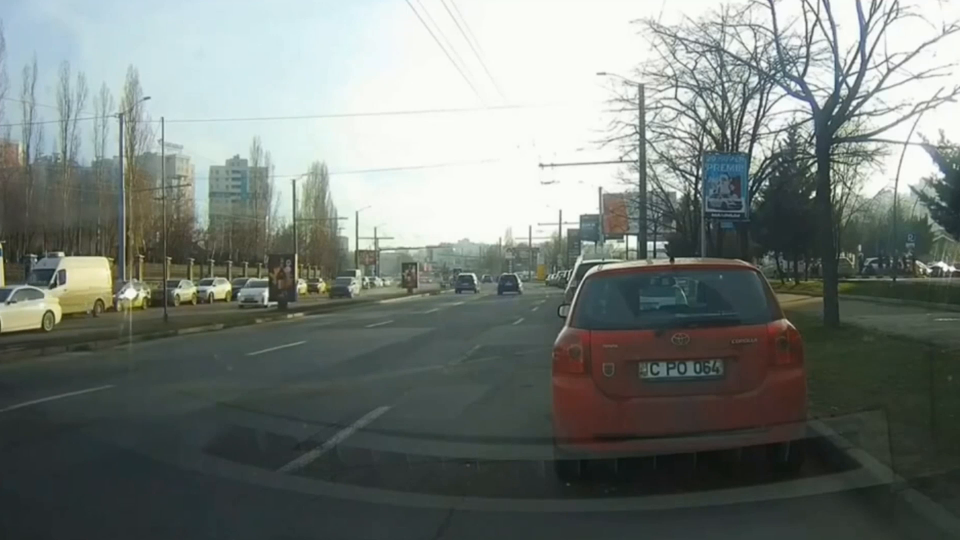
#> input picture frame 8 of IZ1/Car_1.mp4, 1920 x 1080 px (shown at 1/2 size)
$ python MedianFlow.py
#> lines starting #> are read from the running program, lines starting #| are printed output that depends on the picture
import sys
import time
import numpy as np

import cv2

# Функция, рисующая прямоугольник на изображении с координатами (x0, y0) и (x1, y1), цветом (0, 175, 0) и толщиной 2 px
def draw(vis,x0,y0,x1,y1):
        cv2.rectangle(vis, (x0, y0), (x1, y1), (0, 175, 0), 2)
        return True

class MedianFlowTracker(object):
    # Метод с параметрами для метода Lucas-Kanade (LK), использующийся для оптического потока
    # [87 lines left out: functions __init__, track, not called in this run]

video = cv2.VideoCapture("Car_1.mp4")
start_time = time.time()
def run():
        prev, curr = None, None
        ret, frame = video.read()
#> frame is the input picture: shape (1080, 1920, 3); mean B, G, R 120.2, 125, 117.6
        frame = cv2.resize(frame, (1250, 900))
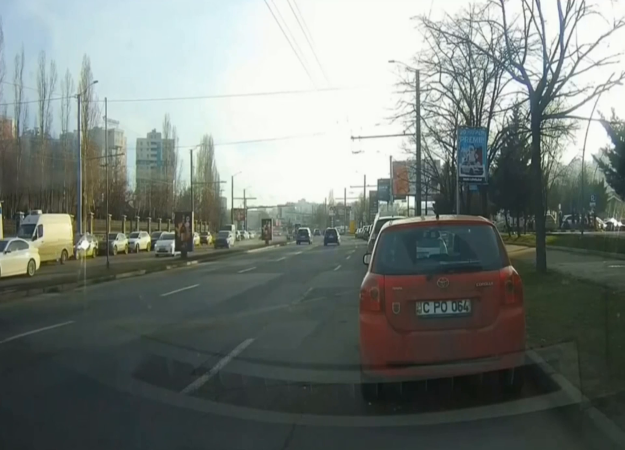
#> frame: shape (900, 1250, 3) (shown at 1/2 size); mean B, G, R 120.2, 124.9, 117.6

        frame_height, frame_width = frame.shape[:2]
#> frame_height = 900; frame_width = 1250
        frame = cv2.resize(frame, [frame_width//2, frame_height//2])
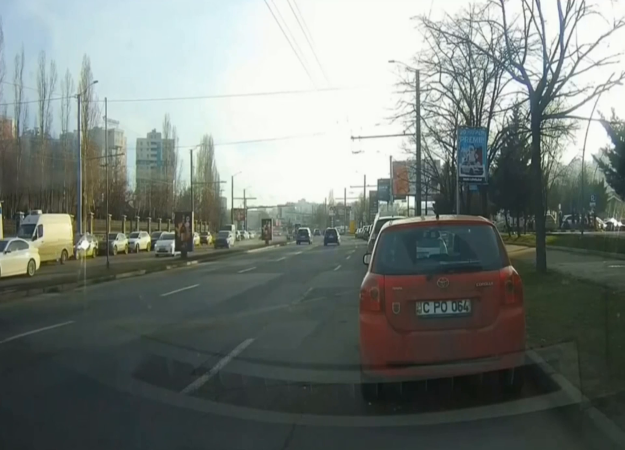
#> frame: shape (450, 625, 3); mean B, G, R 120.3, 125, 117.7
        output = cv2.VideoWriter('Car_1.mp4' +'.avi',
                         cv2.VideoWriter_fourcc(*'XVID'), 60.0,
                         (frame_width//2, frame_height//2), True)
        if not ret:
            raise IOError('Не могу прочитать кадр')
#> (the run stopped early here; a loop or call above may not have finished)

$ run again, starting later in the video
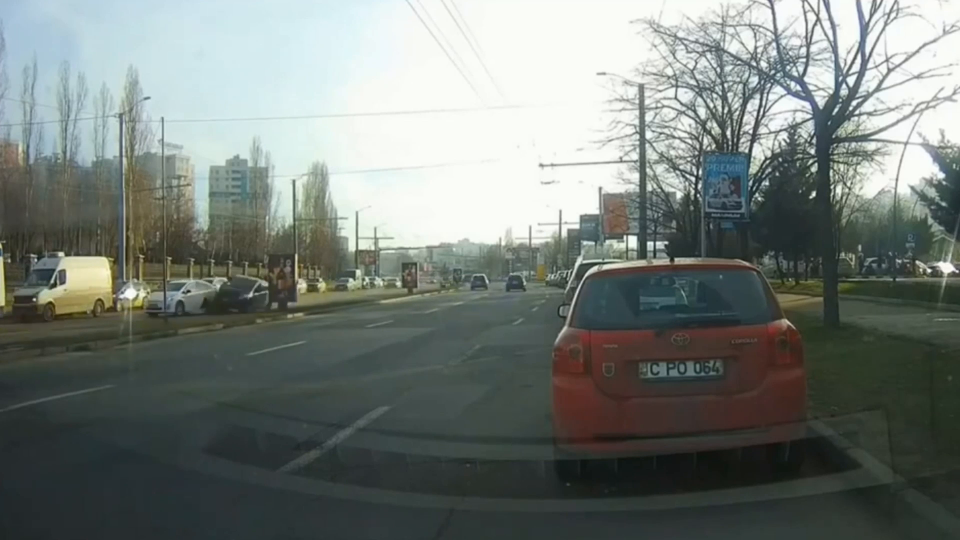
#> input picture frame 39 of IZ1/Car_1.mp4, 1920 x 1080 px (shown at 1/2 size)
#> in run, frame is the input picture: shape (1080, 1920, 3); mean B, G, R 120, 124.6, 117.3
#> in run, `frame = cv2.resize(frame, (1250, 900))`:
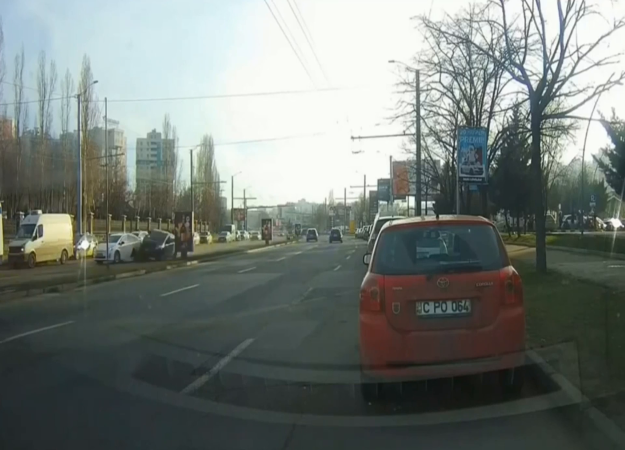
#> frame: shape (900, 1250, 3) (shown at 1/2 size); mean B, G, R 119.9, 124.5, 117.2
#> in run, `frame = cv2.resize(frame, [frame_width//2, frame_height//2])`:
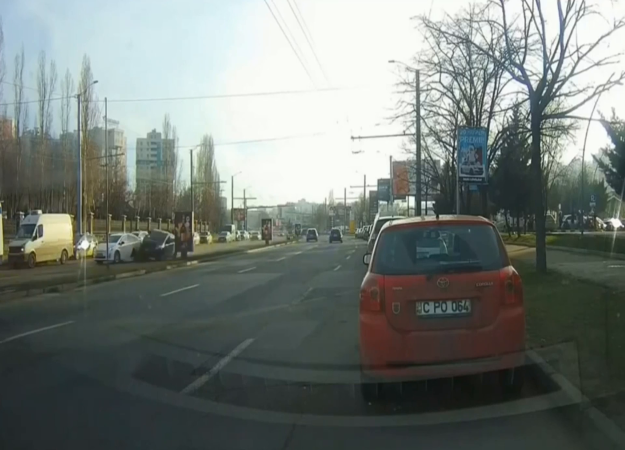
#> frame: shape (450, 625, 3); mean B, G, R 120, 124.6, 117.4

$ run again, starting later in the video
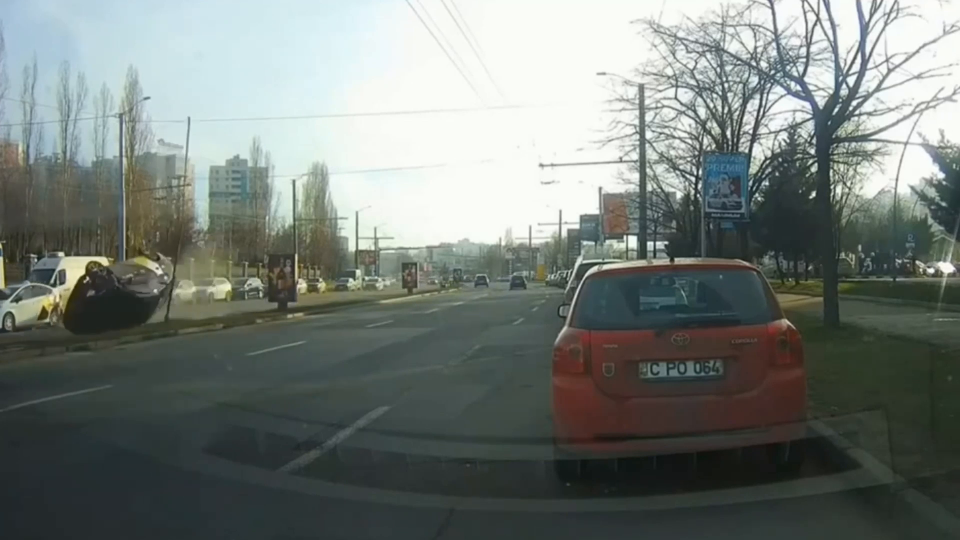
#> input picture frame 70 of IZ1/Car_1.mp4, 1920 x 1080 px (shown at 1/2 size)
#> in run, frame is the input picture: shape (1080, 1920, 3); mean B, G, R 120, 124.5, 117.2
#> in run, `frame = cv2.resize(frame, (1250, 900))`:
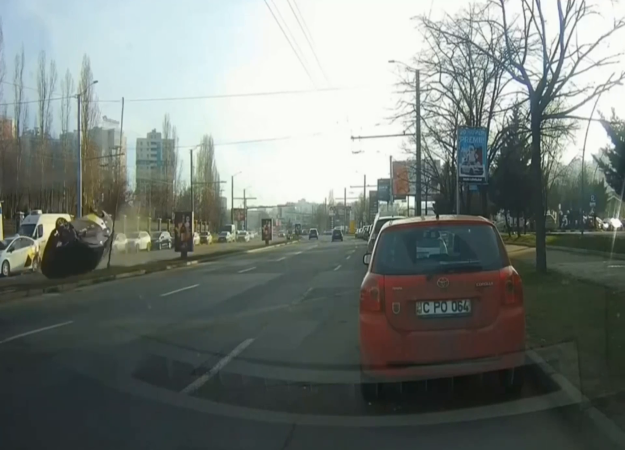
#> frame: shape (900, 1250, 3) (shown at 1/2 size); mean B, G, R 119.9, 124.4, 117.2
#> in run, `frame = cv2.resize(frame, [frame_width//2, frame_height//2])`:
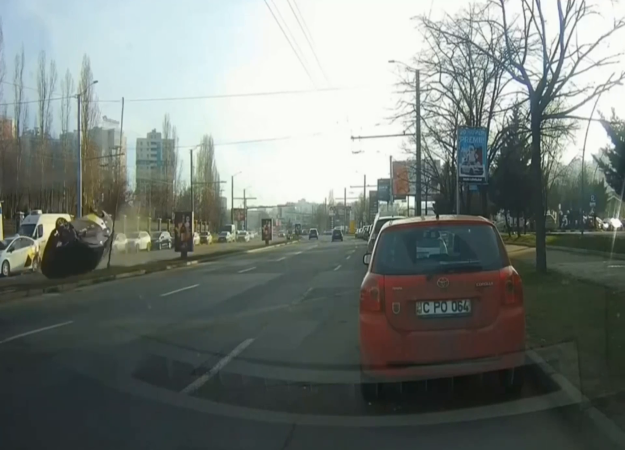
#> frame: shape (450, 625, 3); mean B, G, R 120.1, 124.6, 117.3
